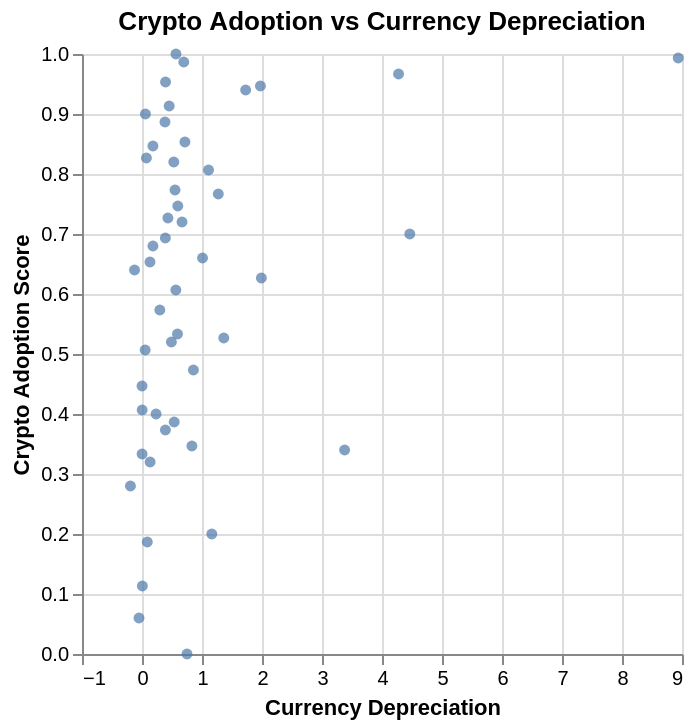

The notebook cell this image was saved under:
### Markdown cell above
Visualizing the relationship between corruption index and crypto adoption:

### Code cell
import pandas as pd
import altair as alt


model_data_ext = extended_data.loc[:, [
    "adoption_score",
    "avg_inflation",
    "avg_gdp",
    "bank_access",
    "currency_dep",
    "corruption_index"
]].dropna()


model_data_ext["predicted"] = model_ext.predict(
    model_data_ext.loc[:, [
        "avg_inflation",
        "avg_gdp",
        "bank_access",
        "currency_dep",
        "corruption_index"
    ]]
)

plot_data = model_data_ext.loc[model_data_ext["currency_dep"] < 50]

alt.Chart(plot_data).mark_circle().encode(
    x=alt.X("currency_dep", title="Currency Depreciation"),
    y=alt.Y("adoption_score", title="Crypto Adoption Score")
).properties(
    title="Crypto Adoption vs Currency Depreciation"
)

### Figure 1 — Vega-Lite specification as saved in the notebook (floating-point values rounded to 4 significant figures)
{"config": {"view": {"continuousWidth": 300, "continuousHeight": 300}}, "data": {"name": "data-e1a7451d2666e96feff200b71b5f6a59"}, "mark": {"type": "circle"}, "encoding": {"x": {"field": "currency_dep", "title": "Currency Depreciation", "type": "quantitative"}, "y": {"field": "adoption_score", "title": "Crypto Adoption Score", "type": "quantitative"}}, "title": "Crypto Adoption vs Currency Depreciation", "$schema": "https://vega.github.io/schema/vega-lite/v6.1.0.json", "datasets": {"data-e1a7451d2666e96feff200b71b5f6a59": [{"adoption_score": 0.28, "avg_inflation": 4.566, "avg_gdp": 9622.0, "bank_access": 46.07, "currency_dep": -0.1926, "corruption_index": 39.0, "predicted": 0.5613}, {"adoption_score": 0.7467, "avg_inflation": 5.118, "avg_gdp": 64940.0, "bank_access": 98.01, "currency_dep": 0.5969, "corruption_index": 79.0, "predicted": 0.476}, {"adoption_score": 0.7733, "avg_inflation": 9.349, "avg_gdp": 2620.0, "bank_access": 43.28, "currency_dep": 0.5502, "corruption_index": 26.0, "predicted": 0.6358}, {"adoption_score": 0.6533, "avg_inflation": 9.072, "avg_gdp": 15820.0, "bank_access": 84.72, "currency_dep": 0.1332, "corruption_index": 41.0, "predicted": 0.6979}, {"adoption_score": 0.1133, "avg_inflation": 1.54, "avg_gdp": 29800.0, "bank_access": 82.32, "currency_dep": 0.006004, "corruption_index": 43.0, "predicted": 0.5988}, {"adoption_score": 0.3333, "avg_inflation": 3.141, "avg_gdp": 4305.0, "bank_access": 56.85, "currency_dep": 0.001314, "corruption_index": 33.0, "predicted": 0.62}, {"adoption_score": 0.94, "avg_inflation": 6.08, "avg_gdp": 9990.0, "bank_access": 86.38, "currency_dep": 1.727, "corruption_index": 40.0, "predicted": 0.6996}, {"adoption_score": 0.0, "avg_inflation": 6.517, "avg_gdp": 7950.0, "bank_access": 61.44, "currency_dep": 0.75, "corruption_index": 60.0, "predicted": 0.5691}, {"adoption_score": 0.8867, "avg_inflation": 4.354, "avg_gdp": 54940.0, "bank_access": 98.4, "currency_dep": 0.3832, "corruption_index": 82.0, "predicted": 0.4919}, {"adoption_score": 0.64, "avg_inflation": 2.011, "avg_gdp": 99670.0, "bank_access": 98.41, "currency_dep": -0.1243, "corruption_index": 86.0, "predicted": 0.345}, {"adoption_score": 0.66, "avg_inflation": 7.841, "avg_gdp": 16390.0, "bank_access": 85.07, "currency_dep": 1.009, "corruption_index": 66.0, "predicted": 0.6173}, {"adoption_score": 0.7667, "avg_inflation": 9.507, "avg_gdp": 7200.0, "bank_access": 57.06, "currency_dep": 1.272, "corruption_index": 37.0, "predicted": 0.6385}, {"adoption_score": 0.4067, "avg_inflation": 2.796, "avg_gdp": 16390.0, "bank_access": 71.35, "currency_dep": 0.002642, "corruption_index": 58.0, "predicted": 0.5638}, {"adoption_score": 0.32, "avg_inflation": 4.125, "avg_gdp": 68950.0, "bank_access": 98.65, "currency_dep": 0.1353, "corruption_index": 90.0, "predicted": 0.4311}, {"adoption_score": 0.3867, "avg_inflation": 5.633, "avg_gdp": 10540.0, "bank_access": 64.78, "currency_dep": 0.5367, "corruption_index": 31.0, "predicted": 0.65}, {"adoption_score": 0.72, "avg_inflation": 7.545, "avg_gdp": 5361.0, "bank_access": 35.29, "currency_dep": 0.6669, "corruption_index": 34.0, "predicted": 0.567}, {"adoption_score": 0.7, "avg_inflation": 30.74, "avg_gdp": 2335.0, "bank_access": 81.24, "currency_dep": 4.463, "corruption_index": 43.0, "predicted": 0.8433}, {"adoption_score": 0.4, "avg_inflation": 7.231, "avg_gdp": 21570.0, "bank_access": 92.64, "currency_dep": 0.2345, "corruption_index": 49.0, "predicted": 0.6748}, {"adoption_score": 0.6067, "avg_inflation": 11.81, "avg_gdp": 21320.0, "bank_access": 86.96, "currency_dep": 0.5639, "corruption_index": 48.0, "predicted": 0.687}, {"adoption_score": 0.9867, "avg_inflation": 3.353, "avg_gdp": 4844.0, "bank_access": 56.33, "currency_dep": 0.6959, "corruption_index": 37.0, "predicted": 0.6051}, {"adoption_score": 1.0, "avg_inflation": 5.767, "avg_gdp": 2524.0, "bank_access": 89.02, "currency_dep": 0.5661, "corruption_index": 40.0, "predicted": 0.7298}, {"adoption_score": 0.06, "avg_inflation": 7.634, "avg_gdp": 81510.0, "bank_access": 99.85, "currency_dep": -0.04997, "corruption_index": 78.0, "predicted": 0.4572}, {"adoption_score": 0.4467, "avg_inflation": 2.624, "avg_gdp": 4472.0, "bank_access": 46.46, "currency_dep": 0.0005653, "corruption_index": 48.0, "predicted": 0.5386}, {"adoption_score": 0.8533, "avg_inflation": 2.835, "avg_gdp": 33460.0, "bank_access": 98.52, "currency_dep": 0.7153, "corruption_index": 72.0, "predicted": 0.5688}, {"adoption_score": 0.6267, "avg_inflation": 12.86, "avg_gdp": 12760.0, "bank_access": 87.05, "currency_dep": 1.99, "corruption_index": 29.0, "predicted": 0.7674}, {"adoption_score": 0.82, "avg_inflation": 6.607, "avg_gdp": 2062.0, "bank_access": 90.12, "currency_dep": 0.5298, "corruption_index": 26.0, "predicted": 0.7796}, {"adoption_score": 0.1867, "avg_inflation": 3.507, "avg_gdp": 35590.0, "bank_access": 74.46, "currency_dep": 0.08811, "corruption_index": 41.0, "predicted": 0.574}, {"adoption_score": 0.34, "avg_inflation": 3.003, "avg_gdp": 6194.0, "bank_access": 33.12, "currency_dep": 3.377, "corruption_index": 14.0, "predicted": 0.5784}, {"adoption_score": 0.5267, "avg_inflation": 21.94, "avg_gdp": 3886.0, "bank_access": 81.69, "currency_dep": 1.363, "corruption_index": 36.0, "predicted": 0.8124}, {"adoption_score": 0.8267, "avg_inflation": 4.578, "avg_gdp": 3810.0, "bank_access": 44.39, "currency_dep": 0.0738, "corruption_index": 37.0, "predicted": 0.5765}, {"adoption_score": 0.9133, "avg_inflation": 6.049, "avg_gdp": 13150.0, "bank_access": 53.03, "currency_dep": 0.453, "corruption_index": 30.0, "predicted": 0.6085}, {"adoption_score": 0.6933, "avg_inflation": 2.567, "avg_gdp": 11670.0, "bank_access": 88.69, "currency_dep": 0.3895, "corruption_index": 49.0, "predicted": 0.6587}, {"adoption_score": 0.9933, "avg_inflation": 25.58, "avg_gdp": 2041.0, "bank_access": 63.26, "currency_dep": 8.937, "corruption_index": 28.0, "predicted": 0.7818}, {"adoption_score": 0.3467, "avg_inflation": 4.809, "avg_gdp": 94520.0, "bank_access": 98.56, "currency_dep": 0.8315, "corruption_index": 85.0, "predicted": 0.3777}, {"adoption_score": 0.5333, "avg_inflation": 6.49, "avg_gdp": 1405.0, "bank_access": 59.99, "currency_dep": 0.5915, "corruption_index": 29.0, "predicted": 0.6695}, {"adoption_score": 0.3733, "avg_inflation": 5.276, "avg_gdp": 49130.0, "bank_access": 97.86, "currency_dep": 0.3901, "corruption_index": 90.0, "predicted": 0.4893}, {"adoption_score": 0.9467, "avg_inflation": 21.09, "avg_gdp": 1459.0, "bank_access": 27.3, "currency_dep": 1.974, "corruption_index": 32.0, "predicted": 0.6382}, {"adoption_score": 0.7267, "avg_inflation": 5.599, "avg_gdp": 7897.0, "bank_access": 59.31, "currency_dep": 0.432, "corruption_index": 35.0, "predicted": 0.6273}, {"adoption_score": 0.9533, "avg_inflation": 5.004, "avg_gdp": 3779.0, "bank_access": 50.18, "currency_dep": 0.3924, "corruption_index": 35.0, "predicted": 0.6039}, {"adoption_score": 0.8467, "avg_inflation": 9.914, "avg_gdp": 22050.0, "bank_access": 86.14, "currency_dep": 0.1819, "corruption_index": 62.0, "predicted": 0.6318}, {"adoption_score": 0.5733, "avg_inflation": 9.971, "avg_gdp": 17940.0, "bank_access": 71.34, "currency_dep": 0.2971, "corruption_index": 48.0, "predicted": 0.6321}, {"adoption_score": 0.5067, "avg_inflation": 4.451, "avg_gdp": 88800.0, "bank_access": 97.97, "currency_dep": 0.05259, "corruption_index": 84.0, "predicted": 0.3938}, {"adoption_score": 0.68, "avg_inflation": 9.675, "avg_gdp": 12000.0, "bank_access": 83.25, "currency_dep": 0.1823, "corruption_index": 42.0, "predicted": 0.7042}, {"adoption_score": 0.52, "avg_inflation": 6.585, "avg_gdp": 55630.0, "bank_access": 98.57, "currency_dep": 0.4898, "corruption_index": 88.0, "predicted": 0.4875}, {"adoption_score": 0.9, "avg_inflation": 2.744, "avg_gdp": 7150.0, "bank_access": 91.82, "currency_dep": 0.0569, "corruption_index": 35.0, "predicted": 0.723}, {"adoption_score": 0.4733, "avg_inflation": 8.281, "avg_gdp": 3947.0, "bank_access": 37.84, "currency_dep": 0.8571, "corruption_index": 41.0, "predicted": 0.564}, {"adoption_score": 0.9667, "avg_inflation": 13.18, "avg_gdp": 4910.0, "bank_access": 87.58, "currency_dep": 4.276, "corruption_index": 29.0, "predicted": 0.7871}, {"adoption_score": 0.2, "avg_inflation": 6.608, "avg_gdp": 22580.0, "bank_access": 73.75, "currency_dep": 1.163, "corruption_index": 71.0, "predicted": 0.5396}, {"adoption_score": 0.8067, "avg_inflation": 5.825, "avg_gdp": 6279.0, "bank_access": 81.13, "currency_dep": 1.109, "corruption_index": 45.0, "predicted": 0.6777}]}}
